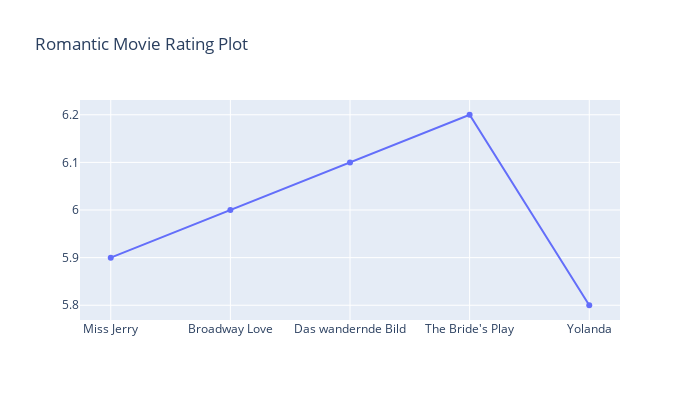

Notebook source saved alongside this figure:
### Code cell
name = romancetype.Movie_Name
rating =  romancetype.Rating

fig = go.Figure({'layout' : {'width':700, 'height': 400, 'title' : 'Romantic Movie Rating Plot'}})
fig.add_trace( go.Line( x = name, y= rating))

### Figure 1 — Plotly figure (JSON) as saved in the notebook; plotly's stock layout.template omitted (floating-point values rounded to 4 significant figures)
{"data": [{"type": "scatter", "x": ["Miss Jerry", "Broadway Love", "Das wandernde Bild", "The Bride's Play", "Yolanda"], "y": [5.9, 6, 6.1, 6.2, 5.8]}], "layout": {"height": 400, "title": {"text": "Romantic Movie Rating Plot"}, "width": 700}}
